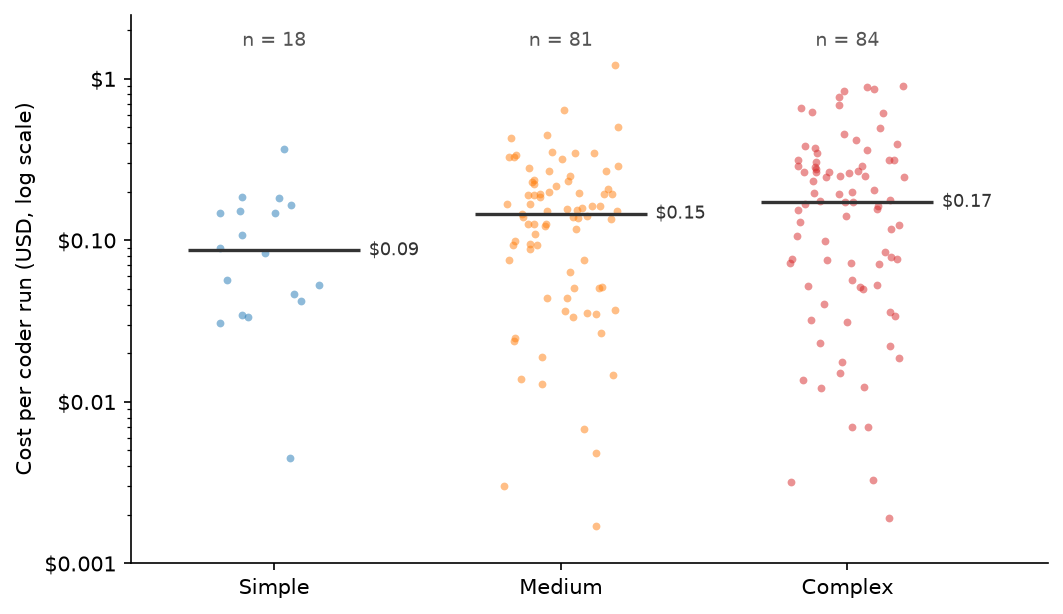

Write the Python code that produced this figure.
"""Figure: cost per formal coder run (session) by highest tier, log scale.

Data source: docs/evidence/pi-coder-aggregate.json (per_session_cost_by_tier),
produced by scripts/pi-coder-stats.py from pi session logs (orchestrator from
skill invocation onward plus its coder-* delegates). Jitter seeded.
Regenerate: python3 figures/fig-session-cost.py  (requires matplotlib)
"""

import json
import random
import statistics

import matplotlib

matplotlib.use("Agg")
import matplotlib.pyplot as plt

with open("docs/evidence/pi-coder-aggregate.json") as f:
    by_tier = json.load(f)["per_session_cost_by_tier"]

GROUPS = [
    ("Simple", "simple", "#1f77b4"),
    ("Medium", "medium", "#ff7f0e"),
    ("Complex", "complex", "#d62728"),
]

rng = random.Random(42)
fig, ax = plt.subplots(figsize=(7.2, 4.2))

for x, (label, key, color) in enumerate(GROUPS):
    values = by_tier.get(key, [])
    xs = [x + rng.uniform(-0.2, 0.2) for _ in values]
    ax.scatter(xs, values, s=14, alpha=0.5, color=color, linewidths=0)
    median = statistics.median(values)
    ax.hlines(median, x - 0.3, x + 0.3, color="#333333", linewidth=1.6)
    ax.text(
        x + 0.33, median, f"${median:.2f}", va="center", fontsize=8.5, color="#333333"
    )
    ax.text(x, 1.6, f"n = {len(values)}", ha="center", fontsize=9, color="#555555")

ax.set_yscale("log")
ax.set_ylim(0.001, 2.5)
ax.set_yticks([0.001, 0.01, 0.1, 1], ["$0.001", "$0.01", "$0.10", "$1"])
ax.set_xticks(range(len(GROUPS)), [g[0] for g in GROUPS])
ax.set_xlim(-0.5, len(GROUPS) - 0.3)
ax.set_ylabel("Cost per coder run (USD, log scale)", fontsize=10)
ax.spines[["top", "right"]].set_visible(False)

plt.tight_layout()
plt.savefig("figures/fig-session-cost.png", dpi=150, bbox_inches="tight")
print("Saved figures/fig-session-cost.png")
